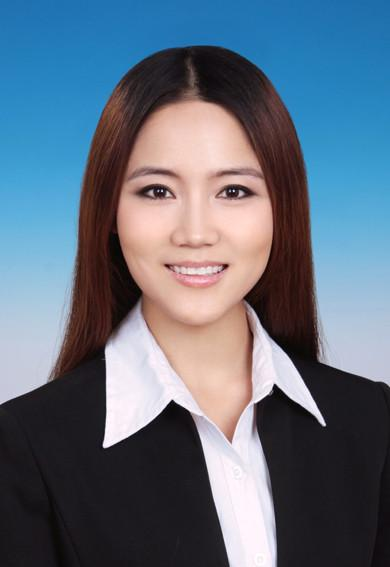
#> input picture images/3.jpg, 390 x 567 px
$ python 6-thresholding.py
#> lines starting #> are read from the running program, lines starting #| are printed output that depends on the picture; after the words box and inside, x2 and y2 are one past the last pixel; in counts of white or black regions, pixels touching at a corner belong together
import cv2
import numpy as np

img = cv2.imread('./images/3.jpg', 0)
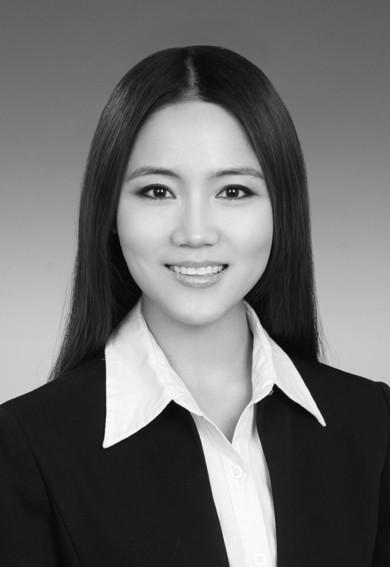
#> img: shape (567, 390); min 0, max 255, mean 107.9
retval,threshold1 = cv2.threshold(img, 127, 255, cv2.THRESH_BINARY)
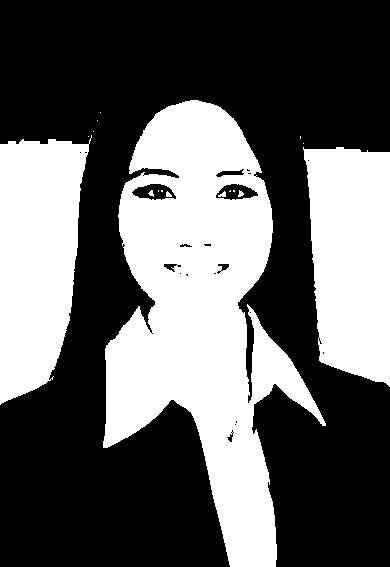
#> threshold1: shape (567, 390); 39% white; 17 white regions (10 under 20 px), largest, box (x1, y1, x2, y2) and area: (103, 100, 326, 567) 50574, (0, 135, 92, 405) 18222, (303, 147, 390, 387) 17252
retval,threshold2 = cv2.threshold(img, 127, 255, cv2.THRESH_BINARY_INV)
retval,threshold3 = cv2.threshold(img, 127, 255, cv2.THRESH_TOZERO)
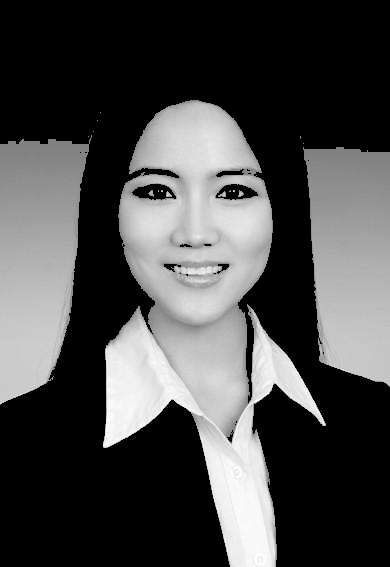
#> threshold3: shape (567, 390); min 0, max 255, mean 73.9
retval,threshold4 = cv2.threshold(img, 127, 255, cv2.THRESH_TOZERO_INV)
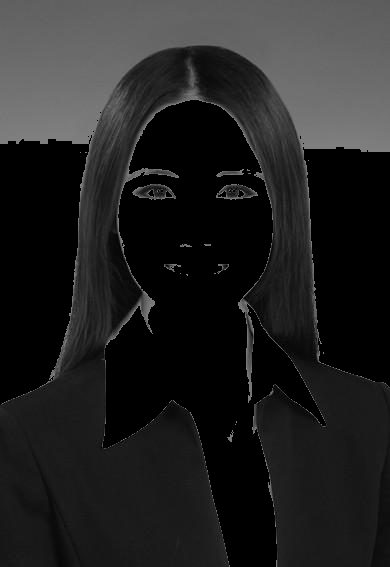
#> threshold4: shape (567, 390); min 0, max 127, mean 34
retval,threshold5 = cv2.threshold(img, 127, 255, cv2.THRESH_TRUNC)
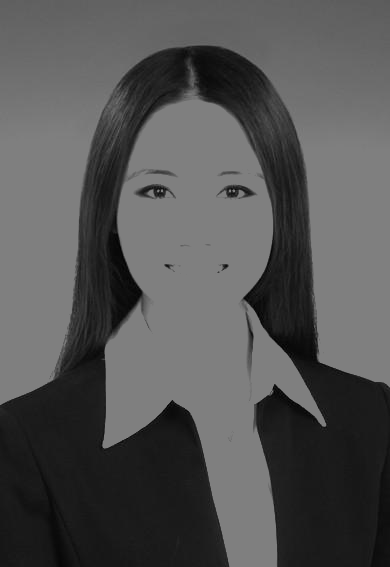
#> threshold5: shape (567, 390); min 0, max 127, mean 83.5

autoadapt_GAUSSIAN = cv2.adaptiveThreshold(img, 255, cv2.ADAPTIVE_THRESH_GAUSSIAN_C, cv2.THRESH_BINARY, 11, 2)
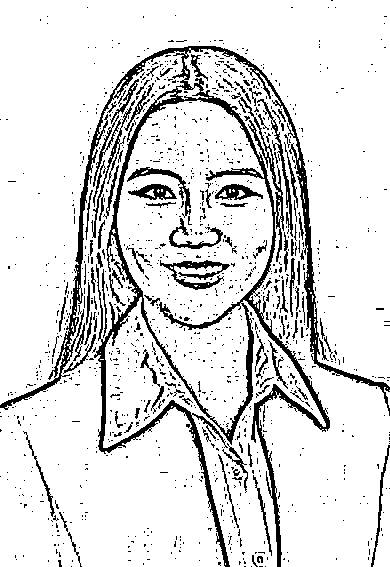
#> autoadapt_GAUSSIAN: shape (567, 390); 86.9% white; 1217 black regions (1105 under 20 px), largest, box (x1, y1, x2, y2) and area: (0, 46, 390, 567) 15498, (160, 260, 230, 290) 756, (257, 99, 293, 237) 505
autoadapt_MEAN = cv2.adaptiveThreshold(img, 255, cv2.ADAPTIVE_THRESH_MEAN_C, cv2.THRESH_BINARY, 11, 1)
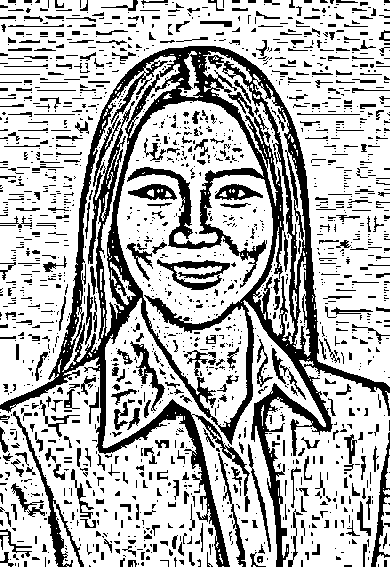
#> autoadapt_MEAN: shape (567, 390); 71.9% white; 1688 black regions (1288 under 20 px), largest, box (x1, y1, x2, y2) and area: (0, 46, 390, 567) 32070, (13, 411, 84, 567) 1146, (157, 259, 230, 290) 878


cv2.imshow('original',img)
cv2.imshow('htreshold1',threshold1)
cv2.imshow('htreshold2',threshold2)
cv2.imshow('htreshold3',threshold3)
cv2.imshow('htreshold4',threshold4)
cv2.imshow('htreshold5',threshold5)
cv2.imshow('autoadapt_GAUSSIAN', autoadapt_GAUSSIAN)
cv2.imshow('autoadapt_MEAN', autoadapt_MEAN)

cv2.waitKey(0)
cv2.destroyAllWindows()

$ run again, with images/2.jpg copied over images/3.jpg
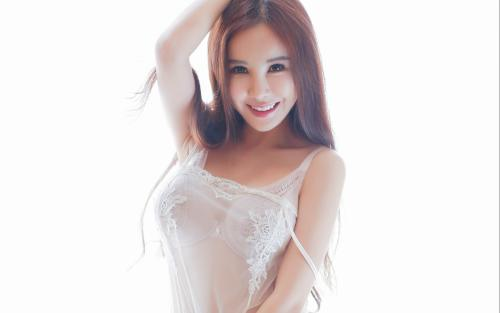
#> input picture images/2.jpg, 500 x 313 px
#> `retval,threshold1 = cv2.threshold(img, 127, 255, cv2.THRESH_BINARY)`:
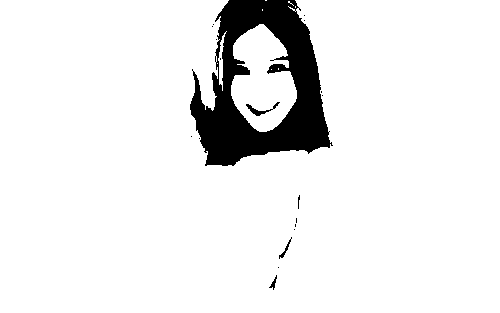
#> threshold1: shape (313, 500); 92.4% white; 19 black regions (15 under 20 px), largest, box (x1, y1, x2, y2) and area: (190, 0, 333, 166) 11654, (246, 102, 280, 116) 120, (279, 237, 292, 259) 54, (269, 275, 277, 290) 40
#> autoadapt_GAUSSIAN: shape (313, 500); 89.5% white; black in thin lines or dots, all inside (x1, y1, x2, y2) = (120, 0, 500, 313)
#> `autoadapt_MEAN = cv2.adaptiveThreshold(img, 255, cv2.ADAPTIVE_THRESH_M..`:
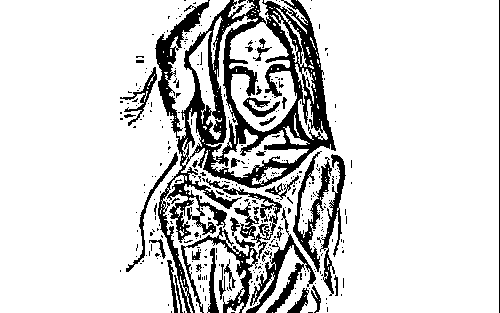
#> autoadapt_MEAN: shape (313, 500); 83.8% white; 348 black regions (312 under 20 px), largest, box (x1, y1, x2, y2) and area: (155, 0, 336, 313) 14750, (246, 208, 316, 313) 1524, (181, 227, 258, 313) 1321

$ run again, with images/4.png saved as images/3.jpg
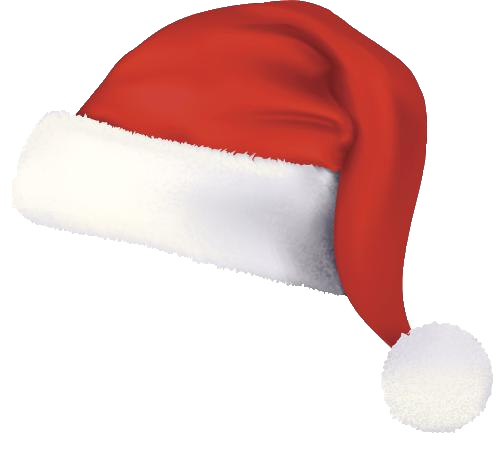
#> input picture images/4.png, 500 x 455 px
#> `retval,threshold1 = cv2.threshold(img, 127, 255, cv2.THRESH_BINARY)`:
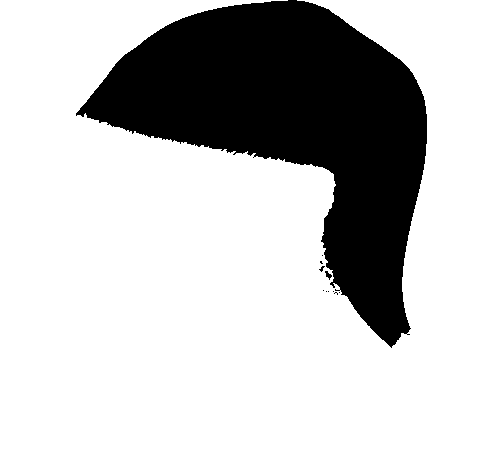
#> threshold1: shape (455, 500); 76.3% white; 11 black regions (9 under 20 px), largest, box (x1, y1, x2, y2) and area: (76, 0, 427, 348) 53786, (325, 271, 332, 280) 31
#> autoadapt_GAUSSIAN: shape (455, 500); 94.3% white; 859 black regions (807 under 20 px), largest, box (x1, y1, x2, y2) and area: (76, 1, 427, 348) 5766, (412, 321, 493, 412) 582, (402, 412, 469, 433) 362
#> `autoadapt_MEAN = cv2.adaptiveThreshold(img, 255, cv2.ADAPTIVE_THRESH_M..`:
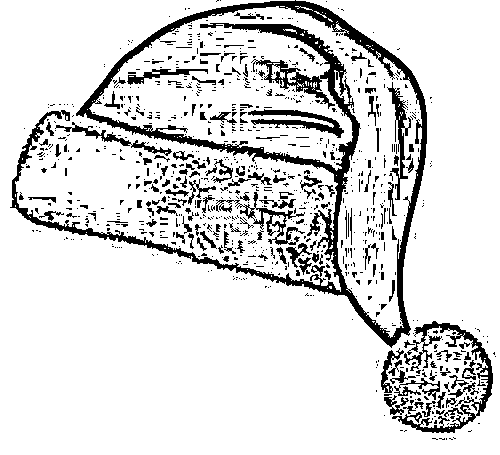
#> autoadapt_MEAN: shape (455, 500); 86.2% white; 913 black regions (752 under 20 px), largest, box (x1, y1, x2, y2) and area: (10, 0, 427, 348) 14435, (392, 321, 493, 433) 2113, (248, 109, 344, 138) 970
